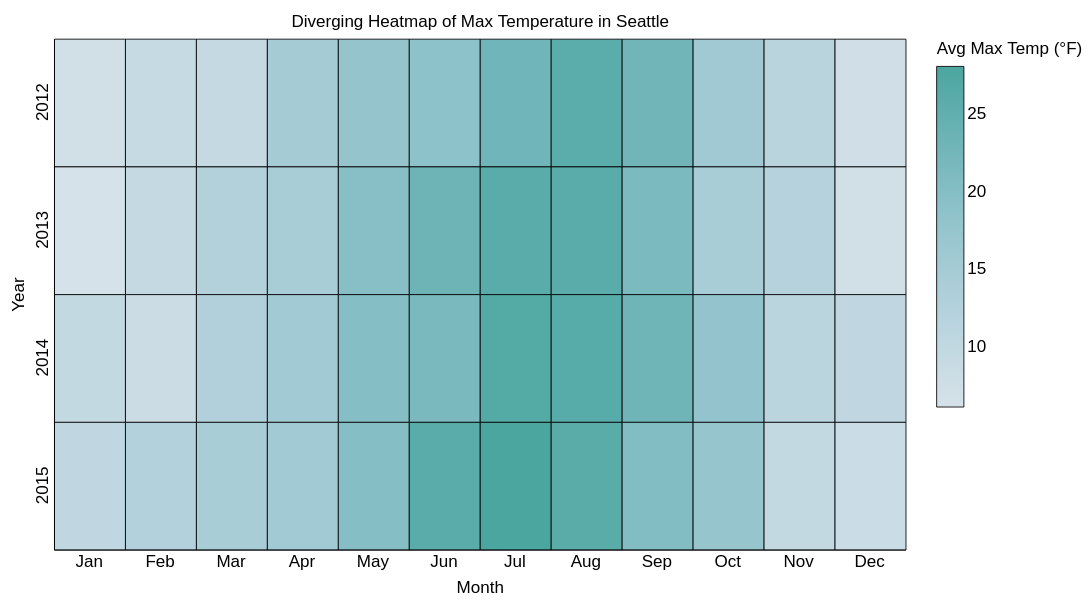

Here is the notebook cell this chart was saved with:
### Markdown cell above
### Diverging heatmap
Preparing a theme for diverging heatmaps.

### Code cell
custom_altair_themes.options(ticks = False, verticalY = True, darkmode = True, markFillOpacity = 1.0)
importlib.reload(custom_altair_themes) # required for reload
alt.theme.enable('custom') # required for reload

heatmap = (
    alt.Chart(df_sw)
    .mark_rect()
    .encode(
        x=alt.X("month(date):O", title="Month"),
        y=alt.Y("year(date):O", title="Year"),
        color=alt.Color(
            "mean(temp_max):Q",
            scale=alt.Scale(domainMid=18),  # Midpoint for divergence
            title="Avg Max Temp (°F)"
        ),
        tooltip=["month(date):Q", "year(date):O", "mean(temp_max):Q"],
    )
    .properties(width=500, height=300, title="Diverging Heatmap of Max Temperature in Seattle")
).interactive()

alt.Chart.save(heatmap, "./output/plot.png", ppi = 1200)
heatmap

### Figure 1 — Vega-Lite specification as saved in the notebook (floating-point values rounded to 4 significant figures; data arrays with more than 128 entries replaced by an {"elided": "..."} marker saying what was removed)
{"background": "white", "config": {"area": {"fill": "black", "fillOpacity": 1.0, "stroke": "black", "strokeOpacity": 1, "strokeWidth": 0.5}, "axis": {"domain": true, "domainColor": "black", "domainWidth": 0.5, "grid": false, "gridColor": "darkGray", "gridOpacity": 0.5, "gridWidth": 0.5, "labelColor": "black", "labelFont": "Helvetica Neue", "labelFontStyle": "Regular", "labelFontWeight": 300, "ticks": false, "tickColor": "black", "tickWidth": 0.5, "titleColor": "black", "titleFont": "Helvetica Neue", "titleFontStyle": "Regular", "titleFontWeight": 300, "translate": 0}, "axisX": {"labelAlign": "center", "labelAngle": 0, "ticks": false}, "axisY": {"labelAlign": "center", "labelAngle": 270, "ticks": false}, "bar": {"fill": "black", "fillOpacity": 1.0, "stroke": "black", "strokeOpacity": 1, "strokeWidth": 0.5}, "boxplot": {"box": {"fillOpacity": 1.0, "stroke": "black", "strokeOpacity": 1, "strokeWidth": 0.5}, "median": {"fill": "white", "fillOpacity": 1.0, "size": 10, "stroke": "black", "strokeOpacity": 1, "strokeWidth": 0.5}, "rule": {"fill": "black", "fillOpacity": 1.0, "size": 10, "stroke": "black", "strokeDash": [0, 0], "strokeOpacity": 1, "strokeWidth": 0.5}, "outliers": {"color": "black", "fill": "black", "fillOpacity": 1.0, "size": 0, "stroke": "black", "strokeOpacity": 1, "strokeWidth": 0.5}}, "circle": {"fill": "black", "fillOpacity": 1.0, "size": 10, "stroke": "black", "strokeOpacity": 1, "strokeWidth": 0.5}, "font": "Helvetica Neue", "header": {"labelColor": "black", "labelFont": "Helvetica Neue", "labelFontStyle": "Regular", "labelFontWeight": 300, "titleColor": "black", "titleFont": "Helvetica Neue", "titleFontStyle": "Regular", "titleFontWeight": 300, "titlePadding": 0}, "legend": {"disable": false, "gradientOpacity": 1.0, "gradientStrokeColor": "black", "gradientStrokeWidth": 0.5, "labelColor": "black", "labelFont": "Helvetica Neue", "labelFontStyle": "Regular", "labelFontWeight": 300, "strokeColor": "black", "strokeWidth": 0, "symbolStrokeColor": "black", "titleColor": "black", "titleFont": "Helvetica Neue", "titleFontStyle": "Regular", "titleFontWeight": 300}, "line": {"color": "black", "stroke": "black", "strokeDash": [0, 0], "strokeOpacity": 1, "strokeWidth": 0.5}, "point": {"fill": "black", "fillOpacity": 1.0, "size": 10, "stroke": "black", "strokeOpacity": 1, "strokeWidth": 0.5}, "range": {"category": ["#4BA69F", "#C6A639", "#75954A", "#4A8A95", "#FCF6D1"], "diverging": {"scheme": ["#D6E2E9", "#4BA69F"]}, "heatmap": {"scheme": "viridis"}, "ordinal": {"scheme": ["#fcfcfc", "#4BA69F"]}, "ramp": {"scheme": "viridis"}}, "rule": {"color": "black", "stroke": "black", "strokeDash": [4, 4], "strokeOpacity": 1, "strokeWidth": 0.5}, "rect": {"fill": "black", "fillOpacity": 1.0, "stroke": "black", "strokeOpacity": 1, "strokeWidth": 0.5}, "square": {"fill": "black", "fillOpacity": 1.0, "size": 10, "stroke": "black", "strokeOpacity": 1, "strokeWidth": 0.5}, "title": {"color": "black", "font": "Helvetica Neue", "fontStyle": "Regular", "fontWeight": 300, "subtitleColor": "black", "subtitleFont": "Helvetica Neue", "subtitleFontStyle": "Regular", "subtitleFontWeight": 300}, "view": {"fill": "white", "stroke": "black", "strokeOpacity": 0, "strokeWidth": 0.5}}, "data": {"name": "data-6881b3c76720a51ecae2e2fb5659aff4"}, "mark": {"type": "rect"}, "encoding": {"color": {"aggregate": "mean", "field": "temp_max", "scale": {"domainMid": 18}, "title": "Avg Max Temp (°F)", "type": "quantitative"}, "tooltip": [{"field": "date", "timeUnit": "month", "type": "quantitative"}, {"field": "date", "timeUnit": "year", "type": "ordinal"}, {"aggregate": "mean", "field": "temp_max", "type": "quantitative"}], "x": {"field": "date", "timeUnit": "month", "title": "Month", "type": "ordinal"}, "y": {"field": "date", "timeUnit": "year", "title": "Year", "type": "ordinal"}}, "height": 300, "params": [{"name": "param_125", "select": {"type": "interval", "encodings": ["x", "y"]}, "bind": "scales"}], "title": "Diverging Heatmap of Max Temperature in Seattle", "width": 500, "$schema": "https://vega.github.io/schema/vega-lite/v5.20.1.json", "datasets": {"data-6881b3c76720a51ecae2e2fb5659aff4": {"elided": "1461 records"}}}
